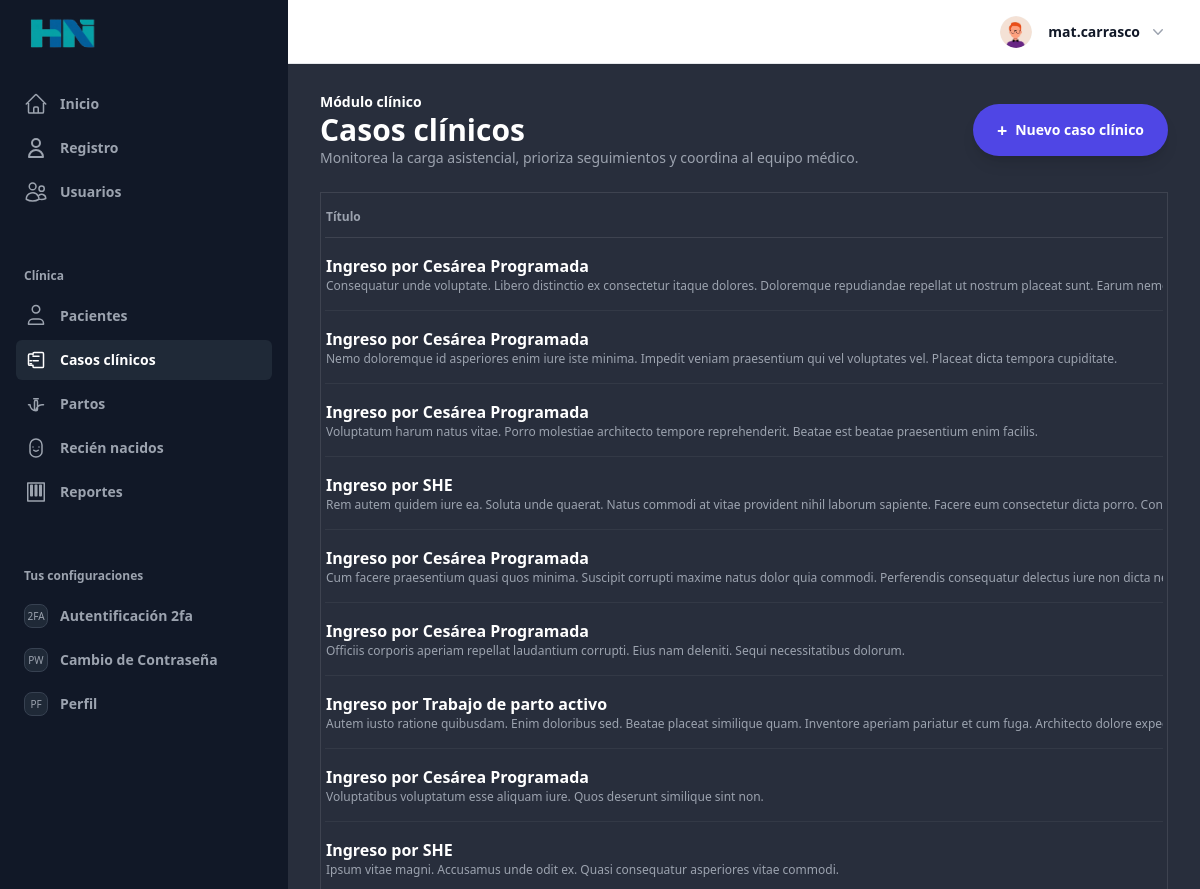
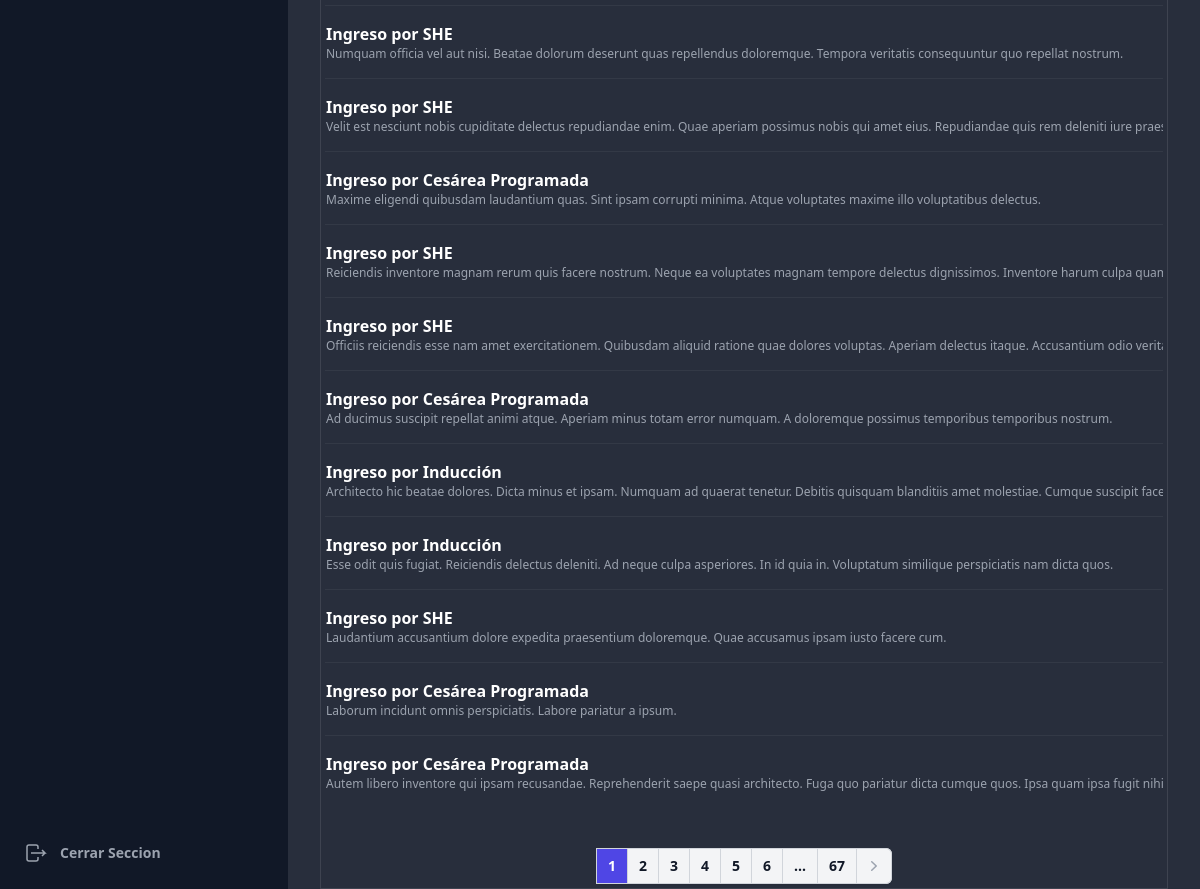
The app's page /clinica/casos/ (signed in) with its own data (2 pictures, top to bottom).
### UsuarioApp/models.py (models this page shows, shortened)
class Profile(models.Model):
    last_activity = models.DateTimeField(null=True, blank=True)
    image = models.ImageField(upload_to=profile_picture_path, default="profile.webp")
    user_FK = models.OneToOneField(
        User, on_delete=models.CASCADE, related_name="profile"
    )
    position_FK = models.ForeignKey(
        Position, on_delete=models.SET_NULL, null=True, blank=True
    )
    def save(self, *args, **kwargs):
        update_last_activity = kwargs.pop("update_last_activity", False)
        if update_last_activity:
            self.last_activity = timezone.now()
            kwargs["update_fields"] = ["last_activity"]
        if self.pk:
            handle_old_image(Profile, self.pk, self.image)
        super(Profile, self).save(*args, **kwargs)
        if self.image and os.path.exists(self.image.path):
            resize_image(self.image.path, 300)
            crop_image(self.image.path, 300)
    def update_last_activity(self):
        self.save(update_last_activity=True)
    class Meta:
        verbose_name = "Perfil"
        verbose_name_plural = "Perfiles"
        ordering = ["-id"]

### clinica/models.py (models this page shows, shortened)
class CasoClinico(models.Model):
    class PrioridadChoices(models.TextChoices):
        BAJA = "baja", _("Baja")
        MEDIA = "media", _("Media")
        ALTA = "alta", _("Alta")
    class EstadoChoices(models.TextChoices):
        ABIERTO = "abierto", _("Abierto")
        EN_ESTUDIO = "en_estudio", _("En estudio")
        CERRADO = "cerrado", _("Cerrado")
    paciente = models.ForeignKey(
        Paciente,
        verbose_name=_("Paciente"),
        related_name="casos_clinicos",
        on_delete=models.CASCADE,
    )
    titulo = models.CharField(_("Título"), max_length=255)
    resumen = models.TextField(_("Resumen"))
    especialidad = models.CharField(_("Especialidad"), max_length=100)
    prioridad = models.CharField(
        _("Prioridad"),
        max_length=10,
        choices=PrioridadChoices.choices,
        default=PrioridadChoices.MEDIA,
    )
    estado = models.CharField(
        _("Estado"),
        max_length=15,
        choices=EstadoChoices.choices,
        default=EstadoChoices.ABIERTO,
    )
    medico_responsable = models.ForeignKey(
        settings.AUTH_USER_MODEL,
        verbose_name=_("Médico responsable"),
        related_name="casos_clinicos_asignados",
        on_delete=models.PROTECT,
    )
    fecha_creacion = models.DateTimeField(_("Fecha de creación"), auto_now_add=True)
    fecha_actualizacion = models.DateTimeField(_("Fecha de actualización"), auto_now=True)
    class Meta:
        ordering = ["-fecha_creacion"]
        verbose_name = _("Caso clínico")
        verbose_name_plural = _("Casos clínicos")

### clinica/views.py (the view)
# urls.py: path("casos/", views.CasoClinicoListView.as_view(), name="caso_list"),
class CasoClinicoListView(PermitsPositionMixin, ListView):
    permission_required = ['CLINICAL_FULL', 'CLINICAL_SUPPORT']
    model = CasoClinico
    template_name = "clinica/casos/lista.html"
    context_object_name = "casos"
    paginate_by = 20
    def get_queryset(self):
        return super().get_queryset().select_related("paciente", "medico_responsable")

### utils/customer_img.py (called while the page is built, shortened)
def resize_image(img_path, img_size):
    try:
        with Image.open(img_path) as img:
            ancho, alto = img.size
    except (FileExistsError, UnidentifiedImageError):
        print("Error al Redimensionar la imagen")

def crop_image(img_path, img_size):
    try:
        with Image.open(img_path) as img:
            ancho, alto = img.size
    except (FileExistsError, UnidentifiedImageError):
        print("Erro al Recortar la imagen")

def handle_old_image(modelo, pk, image):
    default_image = "profile.webp"
    old_profile = modelo.objects.get(pk=pk)
    default_image_path = os.path.join(settings.MEDIA_ROOT, default_image)
    if (
        old_profile.image.path != image.path
        and old_profile.image.path != default_image_path
    ):
        default_storage.delete(old_profile.image.path)

### templates/clinica/casos/lista.html (shortened to what this page needs)
{% extends 'components/Layout/base_extendido.html' %}
{% block content_main %}
<section class="space-y-6 text-white">
  <div class="flex flex-wrap items-center justify-between gap-4">
    <div>
      <p class="text-sm font-semibold text-indigo-300 uppercase tracking-wide">Módulo clínico</p>
      <h1 class="text-3xl font-bold text-white">Casos clínicos</h1>
      <p class="text-sm text-gray-400">Monitorea la carga asistencial, prioriza seguimientos y coordina al equipo médico.</p>
    </div>
    <a href="{% url 'clinica:caso_create' %}" class="inline-flex items-center gap-2 rounded-full bg-indigo-600 px-6 py-3 text-sm font-semibold text-white shadow-lg shadow-indigo-600/30 transition hover:bg-indigo-500 focus-visible:outline focus-visible:outline-2 focus-visible:outline-offset-2 focus-visible:outline-indigo-500">
      <span class="text-lg leading-none">+</span>
      Nuevo caso clínico
    </a>
  </div>
  <div class="rounded-[2.5rem] border border-white/10 bg-gray-950/40 p-1 shadow-2xl shadow-black/30">
    <div class="overflow-x-auto rounded-[2rem]">
      <div class="overflow-hidden rounded-[2rem]">
        <table aria-label="Casos clínicos" class="w-full whitespace-nowrap text-left text-sm text-gray-300">
        <colgroup>
          <col class="w-full lg:w-4/12">
          <col class="lg:w-3/12">
          <col class="lg:w-2/12">
          <col class="lg:w-2/12">
          <col class="lg:w-1/12">
        </colgroup>
        <thead class="border-b border-white/10 text-xs font-semibold uppercase tracking-wide text-gray-400">
          <tr>
            <th scope="col" class="py-3 pl-6 pr-8 sm:pl-8">Título</th>
          </tr>
        </thead>
        <tbody class="divide-y divide-white/5 text-sm leading-6">
          {% for caso in casos %}
            <tr class="transition hover:bg-white/5">
              <td class="py-4 pl-6 pr-8 sm:pl-8">
                <p class="text-base font-semibold text-white">{{ caso.titulo }}</p>
                <p class="text-xs text-gray-400 line-clamp-2">{{ caso.resumen }}</p>
              </td>
            </tr>
          {% empty %}
            <tr>
              <td colspan="6" class="px-6 py-10 text-center text-sm text-gray-400">
                No hay casos clínicos registrados. <a href="{% url 'clinica:caso_create' %}" class="text-indigo-300 underline-offset-4 hover:text-indigo-200 hover:underline">Crea el primero</a>.
              </td>
            </tr>
          {% endfor %}
        </tbody>
      </table>
      </div>
    </div>
    {% include 'components/paginador.html' with page_obj=page_obj %}
  </div>
</section>
{% endblock content_main %}

### templates/components/header/components/profile.html (shortened to what this page needs)
{% load static %}
<div class="relative" x-data="{ openUser: false }">
  <button type="button" class="-m-1.5 flex items-center p-1.5" id="user-menu-button" aria-expanded="false" aria-haspopup="true" @click="openUser = !openUser">
    <img class="h-8 w-8 rounded-full bg-gray-50" src="{{ request.user.profile.image.url }}" alt="perfil">
    <span class="hidden lg:flex lg:items-center">
      <span class="ml-4 text-sm font-semibold leading-6 text-gray-900" aria-hidden="true">{{ request.user }}</span>
      <svg class="ml-2 h-5 w-5 text-gray-400" viewBox="0 0 20 20" fill="currentColor" aria-hidden="true">
        <path fill-rule="evenodd" d="M5.23 7.21a.75.75 0 011.06.02L10 11.168l3.71-3.938a.75.75 0 111.08 1.04l-4.25 4.5a.75.75 0 01-1.08 0l-4.25-4.5a.75.75 0 01.02-1.06z" clip-rule="evenodd" />
      </svg>
    </span>
  </button>
</div>

### static/css/mensajes.css (style rules this page uses)
button { padding: 10px; }

### records on screen
CasoClinico: titulo "Ingreso por Cesárea Programada", resumen "Consequatur unde voluptate. Libero distinctio ex consectetur itaque dolores. Doloremque repudiandae repellat ut nostrum placeat sunt. Earum…"
CasoClinico: titulo "Ingreso por Cesárea Programada", resumen "Nemo doloremque id asperiores enim iure iste minima. Impedit veniam praesentium qui vel voluptates vel. Placeat dicta tempora cupiditate."
CasoClinico: titulo "Ingreso por Cesárea Programada", resumen "Voluptatum harum natus vitae. Porro molestiae architecto tempore reprehenderit. Beatae est beatae praesentium enim facilis."
CasoClinico: titulo "Ingreso por SHE", resumen "Rem autem quidem iure ea. Soluta unde quaerat. Natus commodi at vitae provident nihil laborum sapiente. Facere eum consectetur dicta porro.…"
CasoClinico: titulo "Ingreso por Cesárea Programada", resumen "Cum facere praesentium quasi quos minima. Suscipit corrupti maxime natus dolor quia commodi. Perferendis consequatur delectus iure non dicta…"
CasoClinico: titulo "Ingreso por Cesárea Programada", resumen "Officiis corporis aperiam repellat laudantium corrupti. Eius nam deleniti. Sequi necessitatibus dolorum."
CasoClinico: titulo "Ingreso por Trabajo de parto activo", resumen "Autem iusto ratione quibusdam. Enim doloribus sed. Beatae placeat similique quam. Inventore aperiam pariatur et cum fuga. Architecto dolore…"
CasoClinico: titulo "Ingreso por Cesárea Programada", resumen "Voluptatibus voluptatum esse aliquam iure. Quos deserunt similique sint non."
CasoClinico: titulo "Ingreso por SHE", resumen "Ipsum vitae magni. Accusamus unde odit ex. Quasi consequatur asperiores vitae commodi."
CasoClinico: titulo "Ingreso por SHE", resumen "Numquam officia vel aut nisi. Beatae dolorum deserunt quas repellendus doloremque. Tempora veritatis consequuntur quo repellat nostrum."
CasoClinico: titulo "Ingreso por SHE", resumen "Velit est nesciunt nobis cupiditate delectus repudiandae enim. Quae aperiam possimus nobis qui amet eius. Repudiandae quis rem deleniti iure…"
CasoClinico: titulo "Ingreso por Cesárea Programada", resumen "Maxime eligendi quibusdam laudantium quas. Sint ipsam corrupti minima. Atque voluptates maxime illo voluptatibus delectus."
CasoClinico: titulo "Ingreso por SHE", resumen "Reiciendis inventore magnam rerum quis facere nostrum. Neque ea voluptates magnam tempore delectus dignissimos. Inventore harum culpa…"
CasoClinico: titulo "Ingreso por SHE", resumen "Officiis reiciendis esse nam amet exercitationem. Quibusdam aliquid ratione quae dolores voluptas. Aperiam delectus itaque. Accusantium odio…"
CasoClinico: titulo "Ingreso por Cesárea Programada", resumen "Ad ducimus suscipit repellat animi atque. Aperiam minus totam error numquam. A doloremque possimus temporibus temporibus nostrum."
CasoClinico: titulo "Ingreso por Inducción", resumen "Architecto hic beatae dolores. Dicta minus et ipsam. Numquam ad quaerat tenetur. Debitis quisquam blanditiis amet molestiae. Cumque suscipit…"
CasoClinico: titulo "Ingreso por Inducción", resumen "Esse odit quis fugiat. Reiciendis delectus deleniti. Ad neque culpa asperiores. In id quia in. Voluptatum similique perspiciatis nam dicta quos."
CasoClinico: titulo "Ingreso por SHE", resumen "Laudantium accusantium dolore expedita praesentium doloremque. Quae accusamus ipsam iusto facere cum."
CasoClinico: titulo "Ingreso por Cesárea Programada", resumen "Laborum incidunt omnis perspiciatis. Labore pariatur a ipsum."
CasoClinico: titulo "Ingreso por Cesárea Programada", resumen "Autem libero inventore qui ipsam recusandae. Reprehenderit saepe quasi architecto. Fuga quo pariatur dicta cumque quos. Ipsa quam ipsa fugit…"

### other values on screen
{{ request.user }} "mat.carrasco"
{{ page }} "1" "2" "3" "4" "5" "6"
{{ paginator.num_pages }} "67"
